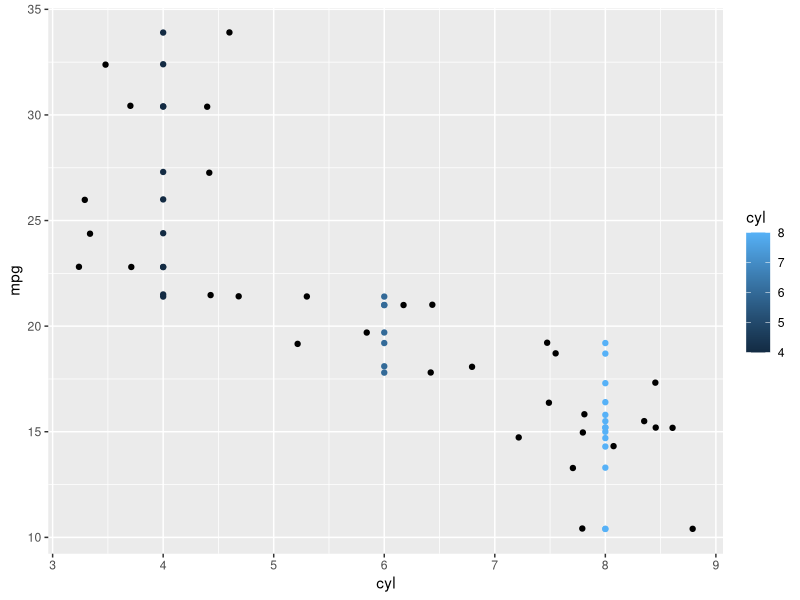
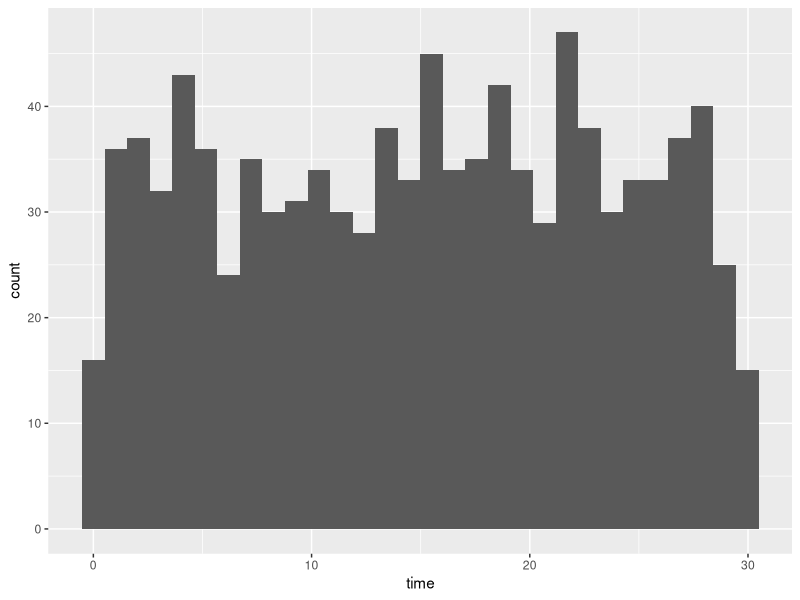
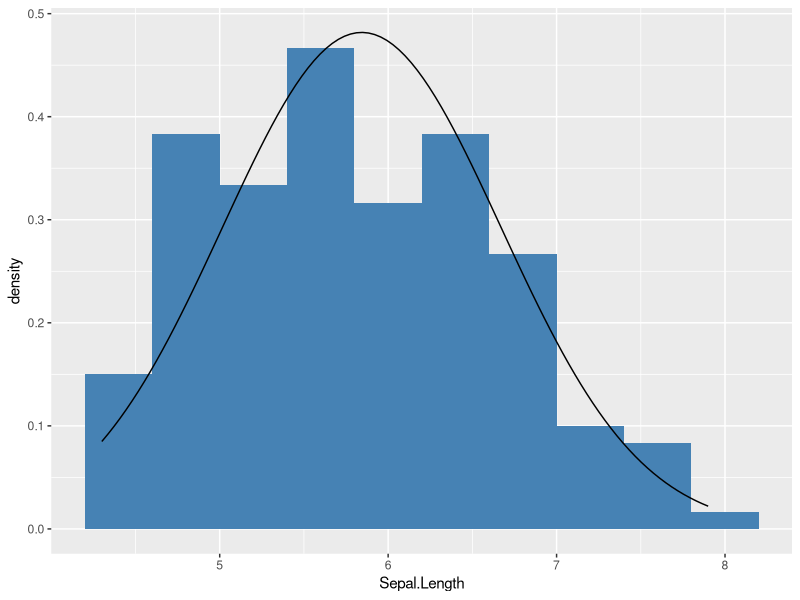
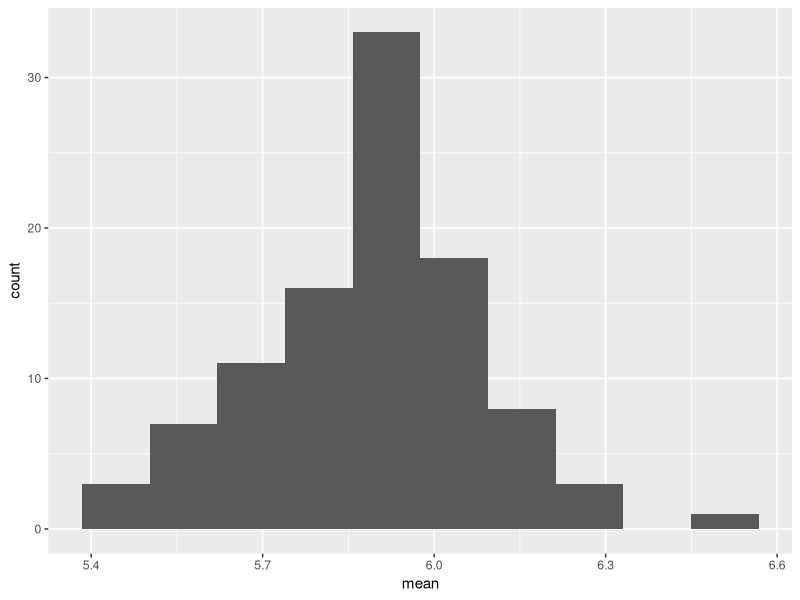

The R source for these figures, in order:
## ---- chunk 1
knitr::opts_chunk$set(echo = TRUE)
## ---- chunk 2
library(tidyverse)
## ---- chunk 3
glimpse(mtcars)
## ---- chunk 4
summary(mtcars)
## ---- chunk 5
mtcars %>% 
    group_by(cyl) %>% 
    summarise(mean_mpg = mean(mpg),
              median_mpg = median(mpg))
## ---- chunk 6
mtcars %>% 
    group_by(cyl) %>% 
    summarise(Var_mpg = var(mpg),
              sd_mpg = sd(mpg))
## ---- chunk 7
mtcars %>% 
    ggplot(aes(x = cyl, y = mpg)) +
    geom_point(aes(color = cyl)) + 
    geom_jitter()
    
## ---- chunk 8
quantile(mtcars$mpg)
## ---- chunk 9
quantile(mtcars$mpg)[2]
## ---- chunk 10
quantile(mtcars$mpg, seq(0, 1, 0.2))
## ---- chunk 11
quantile(mtcars$mpg, seq(0, 1, 0.1))
## ---- chunk 12
q1 <- quantile(mtcars$mpg, 0.25)
q3 <- quantile(mtcars$mpg, 0.75)
iqr <- q3 - q1
## ---- chunk 13
# Threshold value to judge outliers
upper <- q3 + (1.5 * iqr)
lower <- q1 - (1.5 * iqr)
## ---- chunk 14
mtcars %>% 
    filter(mpg < lower | mpg > upper)
## ---- chunk 15
set.seed(31)

# sampling 5 data without replacement
mtcars %>% 
  sample_n(5, replace = FALSE)
## ---- chunk 16
set.seed(334)

## ---- chunk 17
wait_times <- tibble(simulation_nb = 1:1000)

wait_times %>% 
  mutate(time = runif(simulation_nb, max = 30, min = 0)) %>% 
  ggplot(aes(time)) +
  geom_histogram()


## ---- chunk 18
set.seed(10)

# Simulate 52 weeks of 3 deals
# rbinom(# of observation, # of trial, probability of success)
deals <- rbinom(52, 3, 0.3)

# Calculate mean deals won per week
mean(deals)
## ---- chunk 19
# Probability of closing 3 out of 3 deals
dbinom(3, 3, 0.3)
## ---- chunk 20
# Probability of closing <= 1 deal out of 3 deals
pbinom(1,3,0.3)
## ---- chunk 21
# Probability of closing > 1 deal out of 3 deals
pbinom(1, 3, 0.3, lower.tail = FALSE)
## ---- chunk 22
summary(iris)
## ---- chunk 23
print(mean(iris$Sepal.Length))
print(sd(iris$Sepal.Length))
## ---- chunk 24
iris %>% 
  ggplot() +
  geom_histogram(aes(x=Sepal.Length, y=..density..),fill="steelblue", bins = 10) +
  stat_function(fun = dnorm, args = list(mean = mean(iris$Sepal.Length), sd = sd(iris$Sepal.Length)))
## ---- chunk 25
pnorm(5, 
      mean = mean(iris$Sepal.Length), 
      sd = sd(iris$Sepal.Length),
      lower.tail = FALSE)
## ---- chunk 26
pnorm(7, mean = mean(iris$Sepal.Length), sd = sd(iris$Sepal.Length)) - 
  pnorm(6, mean = mean(iris$Sepal.Length), sd = sd(iris$Sepal.Length))
## ---- chunk 27
qnorm(0.68, mean = mean(iris$Sepal.Length), sd = sd(iris$Sepal.Length))
## ---- chunk 28
iris$Sepal.Length
## ---- chunk 29
mean(iris$Sepal.Length)
## ---- chunk 30
set.seed(6)
sample(iris$Sepal.Length, size = 20, replace = TRUE)
## ---- chunk 31
set.seed(6)
sample(iris$Sepal.Length, size = 20, replace = TRUE) %>% 
  mean()
## ---- chunk 32
set.seed(6)
replicate(100,
          sample(iris$Sepal.Length, size = 20, replace = TRUE) %>% mean()
)
## ---- chunk 33
set.seed(6)
samples <- replicate(100,
           sample(iris$Sepal.Length, size = 20, replace = TRUE) %>% mean()
           )
df <- data.frame(mean = samples)

df %>% 
  ggplot(aes(mean)) +
  geom_histogram(bins = 10)
  
